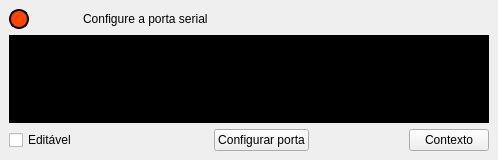
<?xml version="1.0" encoding="UTF-8"?>
<ui version="4.0">
 <class>Campo</class>
 <widget class="QMainWindow" name="Campo">
  <property name="geometry">
   <rect>
    <x>0</x>
    <y>0</y>
    <width>498</width>
    <height>160</height>
   </rect>
  </property>
  <property name="windowTitle">
   <string>Campo</string>
  </property>
  <widget class="QWidget" name="centralwidget">
   <layout class="QGridLayout" name="gridLayout">
    <item row="0" column="0">
     <widget class="QFrame" name="qfLed">
      <property name="minimumSize">
       <size>
        <width>20</width>
        <height>20</height>
       </size>
      </property>
      <property name="maximumSize">
       <size>
        <width>20</width>
        <height>20</height>
       </size>
      </property>
      <property name="styleSheet">
       <string notr="true">#qfLed 
{
background-color: #ff4500;
border: 2px solid darked;
border-radius: 10px;
}</string>
      </property>
      <property name="frameShape">
       <enum>QFrame::Shape::StyledPanel</enum>
      </property>
      <property name="frameShadow">
       <enum>QFrame::Shadow::Raised</enum>
      </property>
     </widget>
    </item>
    <item row="0" column="1">
     <widget class="QLabel" name="lbStatus">
      <property name="text">
       <string>Configure a porta serial</string>
      </property>
     </widget>
    </item>
    <item row="1" column="0" colspan="5">
     <widget class="QPlainTextEdit" name="pteMonitor">
      <property name="styleSheet">
       <string notr="true">#pteMonitor
{
background-color: black;
color: #AAFF00;
font-weight: bold;
font-size: 17px;
}</string>
      </property>
     </widget>
    </item>
    <item row="2" column="0">
     <widget class="QCheckBox" name="cbEdita">
      <property name="text">
       <string>Editável</string>
      </property>
     </widget>
    </item>
    <item row="2" column="1">
     <spacer name="horizontalSpacer">
      <property name="orientation">
       <enum>Qt::Orientation::Horizontal</enum>
      </property>
      <property name="sizeHint" stdset="0">
       <size>
        <width>259</width>
        <height>21</height>
       </size>
      </property>
     </spacer>
    </item>
    <item row="2" column="2">
     <widget class="QPushButton" name="pbCfg">
      <property name="text">
       <string>Configurar porta</string>
      </property>
     </widget>
    </item>
    <item row="2" column="3">
     <spacer name="horizontalSpacer_2">
      <property name="orientation">
       <enum>Qt::Orientation::Horizontal</enum>
      </property>
      <property name="sizeHint" stdset="0">
       <size>
        <width>258</width>
        <height>20</height>
       </size>
      </property>
     </spacer>
    </item>
    <item row="2" column="4">
     <widget class="QPushButton" name="pbContexto">
      <property name="text">
       <string>Contexto</string>
      </property>
     </widget>
    </item>
   </layout>
  </widget>
 </widget>
 <resources/>
 <connections/>
</ui>
